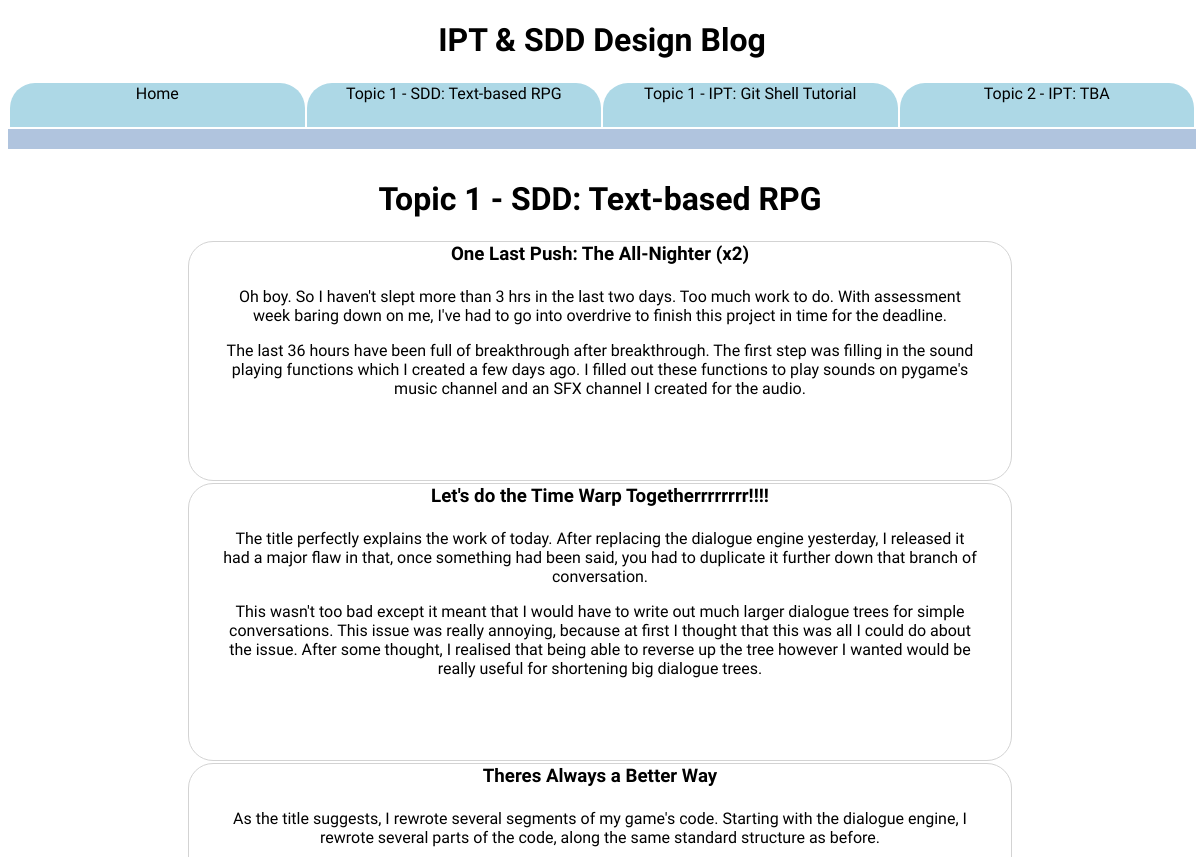
/topic/1 (upper part), run on an earlier commit of the app's database.
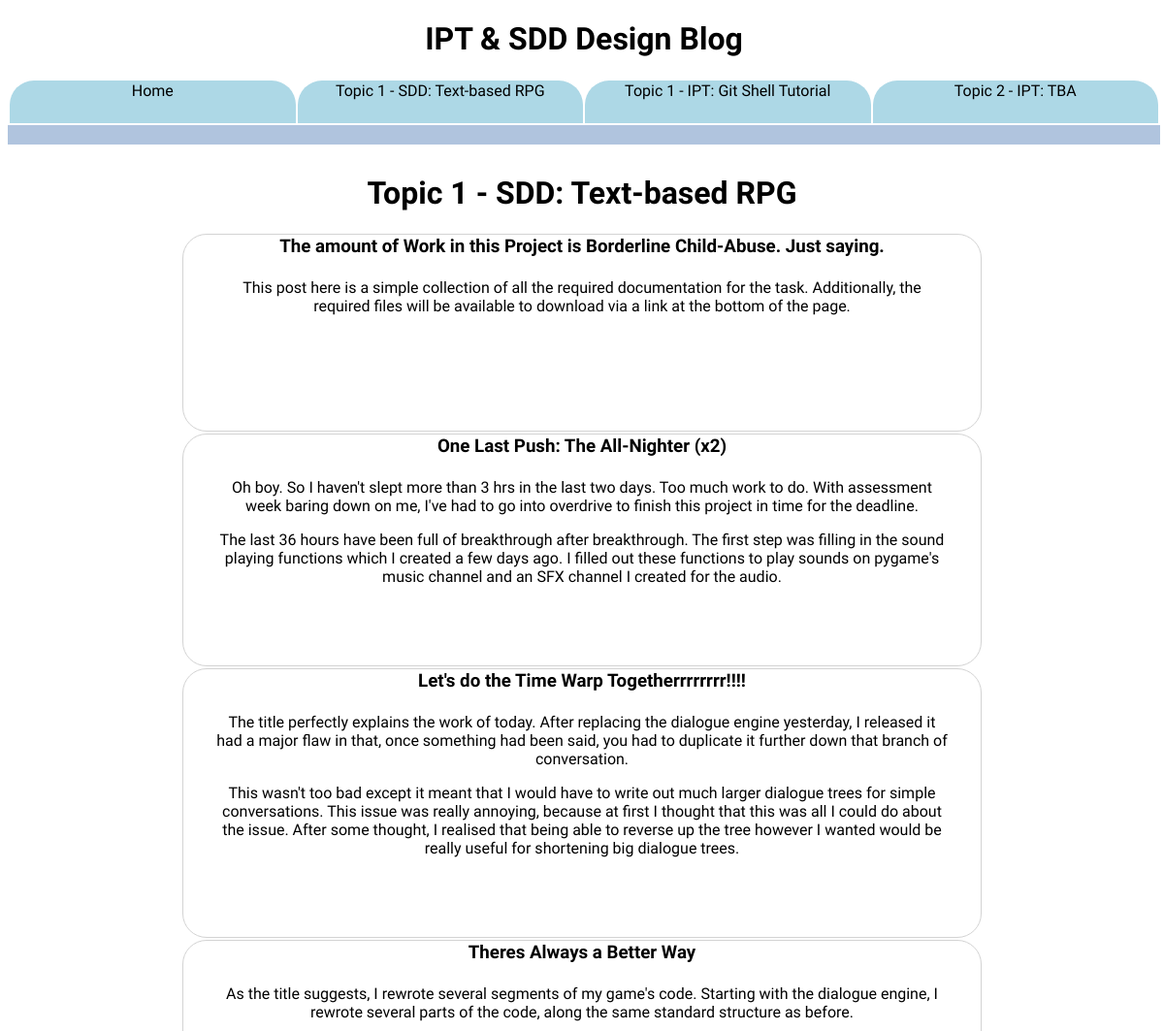
And on a later commit of the database.
### tables this page shows
CREATE TABLE topics (
  	id INTEGER NOT NULL,
  	title TEXT NOT NULL,
  	subtitle TEXT NOT NULL,
    created TEXT NOT NULL,
  	PRIMARY KEY (id)
);

CREATE TABLE posts (
  	id INTEGER NOT NULL,
  	topicid INTEGER NOT NULL,
  	title TEXT NOT NULL,
    message TEXT NOT NULL,
    created TIMESTAMP NOT NULL,
    image TEXT NOT NULL,
  	PRIMARY KEY (id),
  	FOREIGN KEY (topicid) REFERENCES topics(id) ON DELETE CASCADE
);

### School_Blog/main.py (the view)
@app.route('/topic/<topic_id>')
def topic_handler(topic_id):
	topic = Topic.get(topic_id)
	posts = Log.get_all(topic_id)
	return render_template('topic_template.html', title=topic.title+': '+topic.subtitle, posts=posts, topic=topic, topics=Topic.get_main_page())

### School_Blog/db.py (called while the page is built)
    @staticmethod
    def get_newest(tid):
        cur.execute('''SELECT * FROM posts WHERE topicid = ? ORDER BY created DESC''', (tid,))
        row = cur.fetchone()
        if row:
            id, tid, title, message, created, image = row
            return Log(eval(message), title, image, tid, id, created)

    @staticmethod
    def get_all(tid):
        logs = []
        cur.execute('''SELECT * FROM posts WHERE topicid = ? ORDER BY created DESC''', (tid,))
        for row in cur:
            id, tid, title, message, created, image = row
            logs.append( Log(eval(message), title, image, tid, id, created) )
        return logs

    @staticmethod
    def get(id):
        cur.execute('''SELECT * FROM topics WHERE id = ? ORDER BY created ASC''', (id,))
        row = cur.fetchone()
        if row:
            id, title, subtitle, date = row
            return Topic(title, subtitle, date, id)
        return None

    @staticmethod
    def get_main_page():
        cur.execute('''SELECT * FROM topics ORDER BY created''')
        topics = []
        i = 0
        for row in cur:
            if i == 3:
                break
            id, title, sub, date = row
            topics.append(Topic(title, sub, date, id))
            i += 1
        for i in range(len(topics)):
            post = Log.get_newest(topics[i].id)
            topics[i].post = post
        return topics

### School_Blog/templates/topic_template.html (shortened to what this page needs)
<!DOCTYPE html>
<html>
<head>
  <link rel="stylesheet" href="/static/css/main.css">
</head>
<body>
  <div class="header">
    <h1>IPT & SDD Design Blog</h1>
    <table>
      <tr>
        <td>
          <a href="/">Home</a>
        </td>
        {%for t in topics%}
        <td>
          <a href="/topic/{{t.id}}">{{t.title}}: {{t.subtitle}}</a>
        </td>
        {%endfor%}
      </tr>
    </table>
  </div>
  <div id="wide_body_content">
    <h1>{{topic.title}}: {{topic.subtitle}}</h1>
    <table>
    {%for post in posts%}
      <tr>
        <td class="topic">
          <a href="/post/{{post.id}}">
            <h3>{{post.title}}</h3>
            {%for line in post.text%}
              {%if post.text.index(line) < 2%}
                <p>{{line}}</p>
              {%endif%}
            {%endfor%}
          </a>
        </td>
      </tr>
    {%endfor%}
    </table>
  </div>
</body>
</html>

### School_Blog/static/css/main.css (style rules this page uses)
td { border-radius: 25px 25px 0px 0px; background-color: lightblue; width:17%; text-align: center; height: 30px; }
table { width: 100%; }
.topic { background-color: white; width:30%; text-align: center; height: 200px; margin: 4%; border: 1px solid lightgrey; border-radius: 25px; }
h3 { margin: 0; }
.header { width: 99%; position:fixed; background-color: white; top:0; border-bottom: 20px solid lightsteelblue; }
h1 { text-align:center; }
#wide_body_content { margin: 180px auto 0 auto; text-align: left; width: 70%; }
body { font-family: 'Sarpanch', sans-serif; }
a { text-decoration: none; color: black; display:block; height:100%; padding:4%; }

What changed in the data, as far as the page shows it:
added posts: title "The amount of Work in this Project is Borderline Child-Abuse. Just saying.", text "This post here is a simple collection of all the required documentation for the task. Additionally, the required files will be available to download via a link at the bottom of the page."
